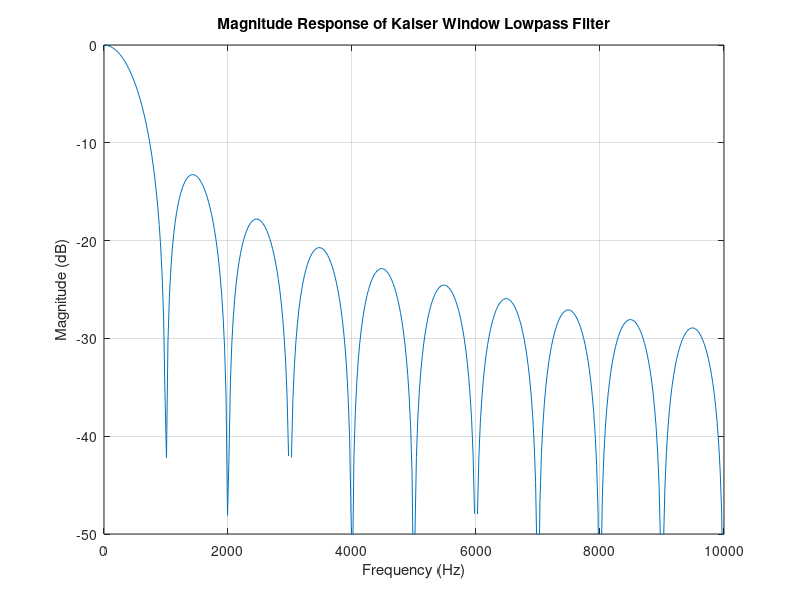

Here is the MATLAB script that generated this plot:
% Define filter parameters
fs = 48000;          % Sampling frequency
fc = 0.0553/2;       % Cutoff frequency
N = 48;              % Filter length (odd for Type I FIR filters)
beta = 0;            % Kaiser window beta parameter

% Design the filter using the Kaiser window method
h = fir1(N-1, fc/(fs/2), 'low', kaiser(N, beta));

% Compute the frequency response
[H, f] = freqz(h, 1, 1024, fs);

% Plot the magnitude response
plot(f, 20*log10(abs(H)));  % Convert frequency to kHz
title('Magnitude Response of Kaiser Window Lowpass Filter');
xlabel('Frequency (Hz)');         % Label as Hz
ylabel('Magnitude (dB)');
grid on;


xlim([0, 10000]);
ylim([-50,0]);
